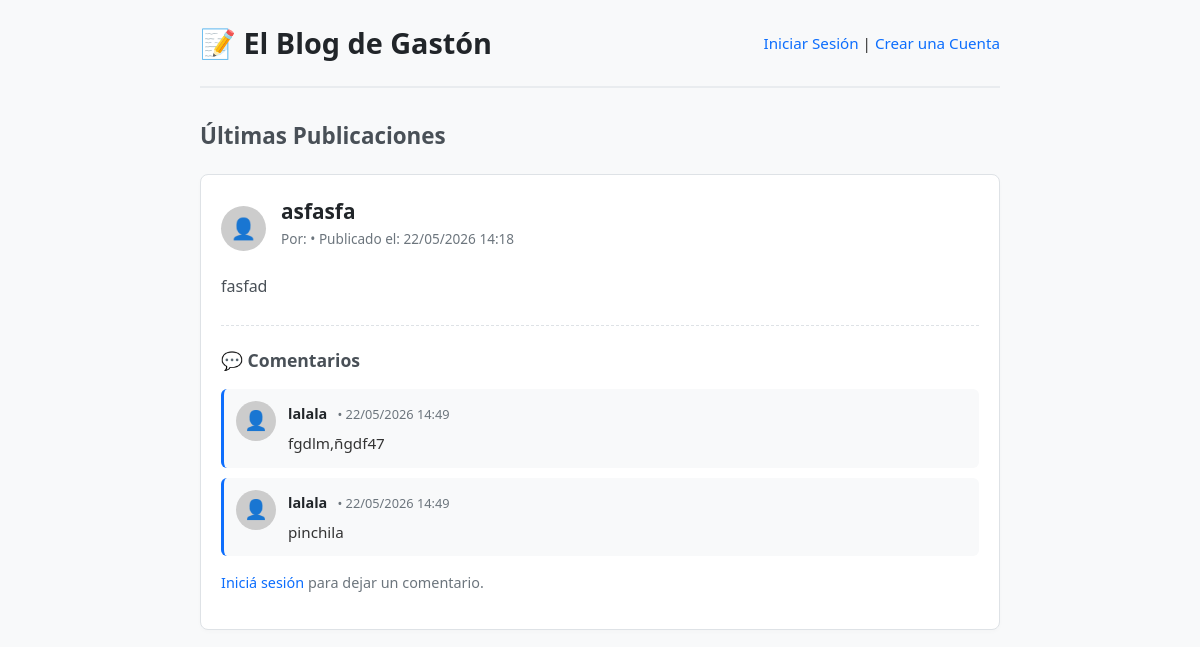
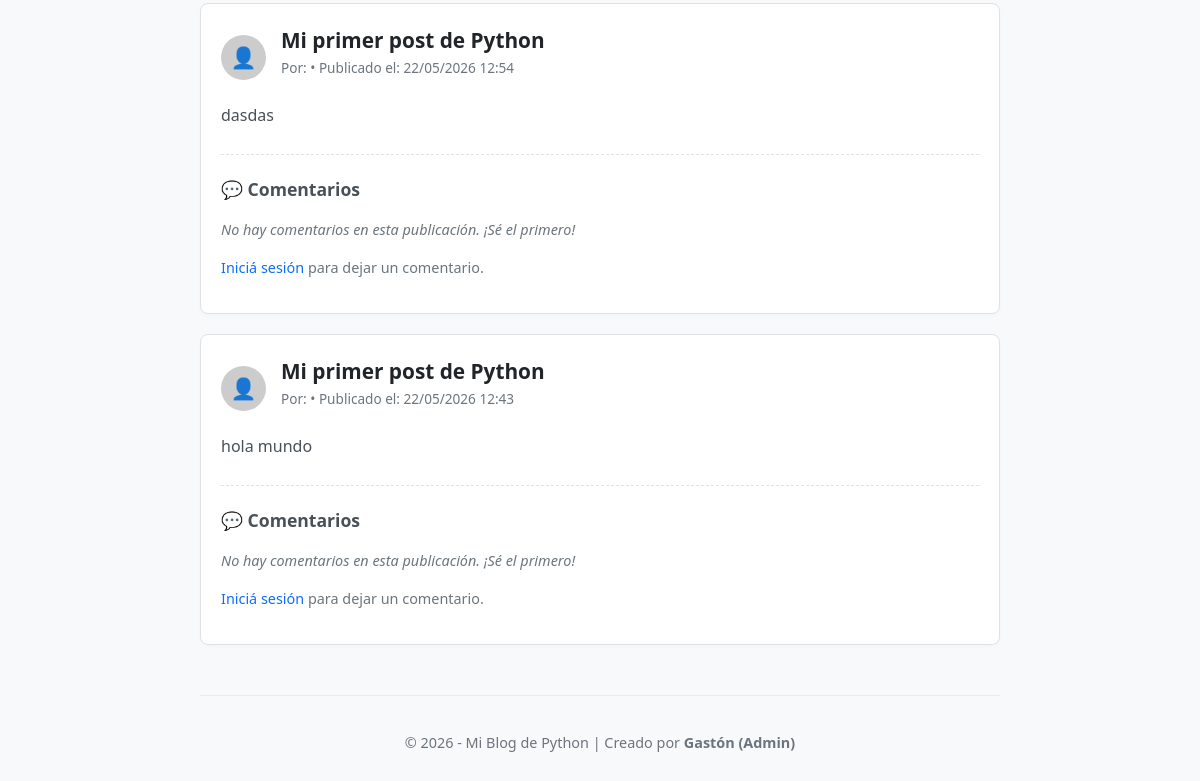
The app's page /, older data (2 pictures, top to bottom).
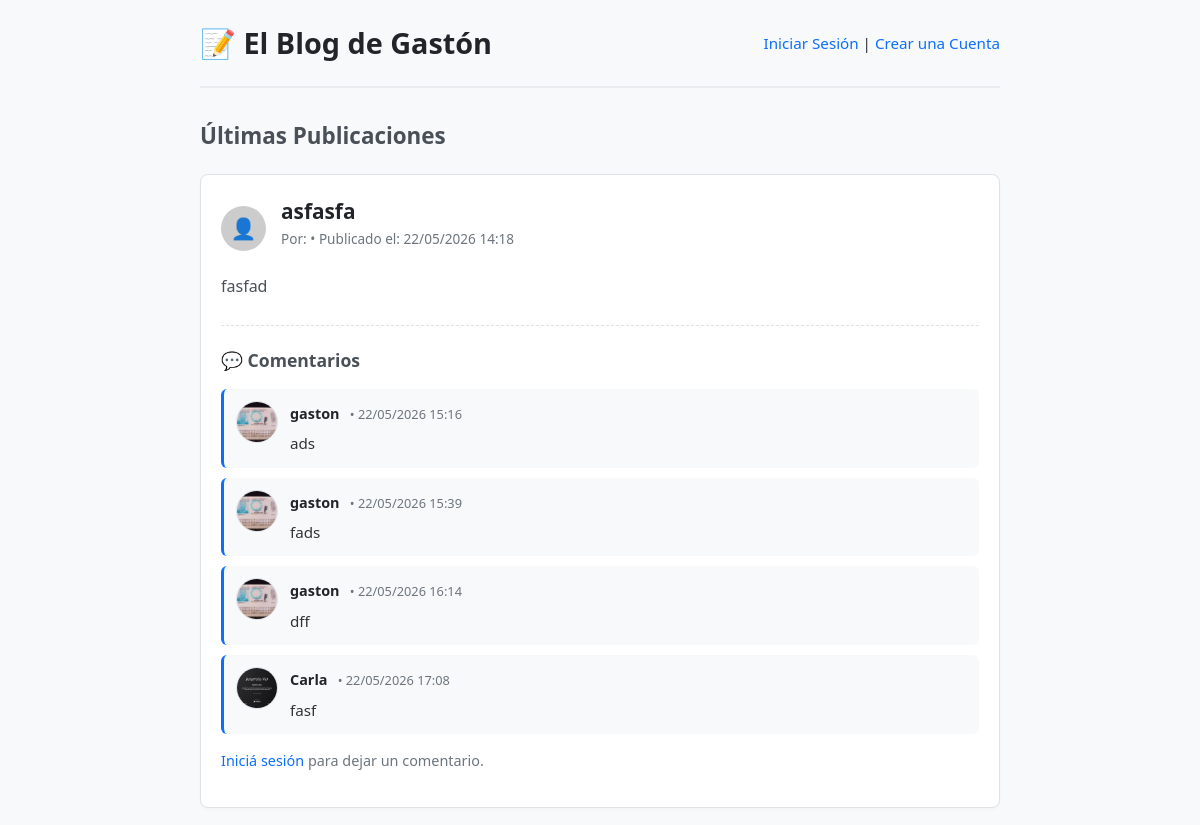
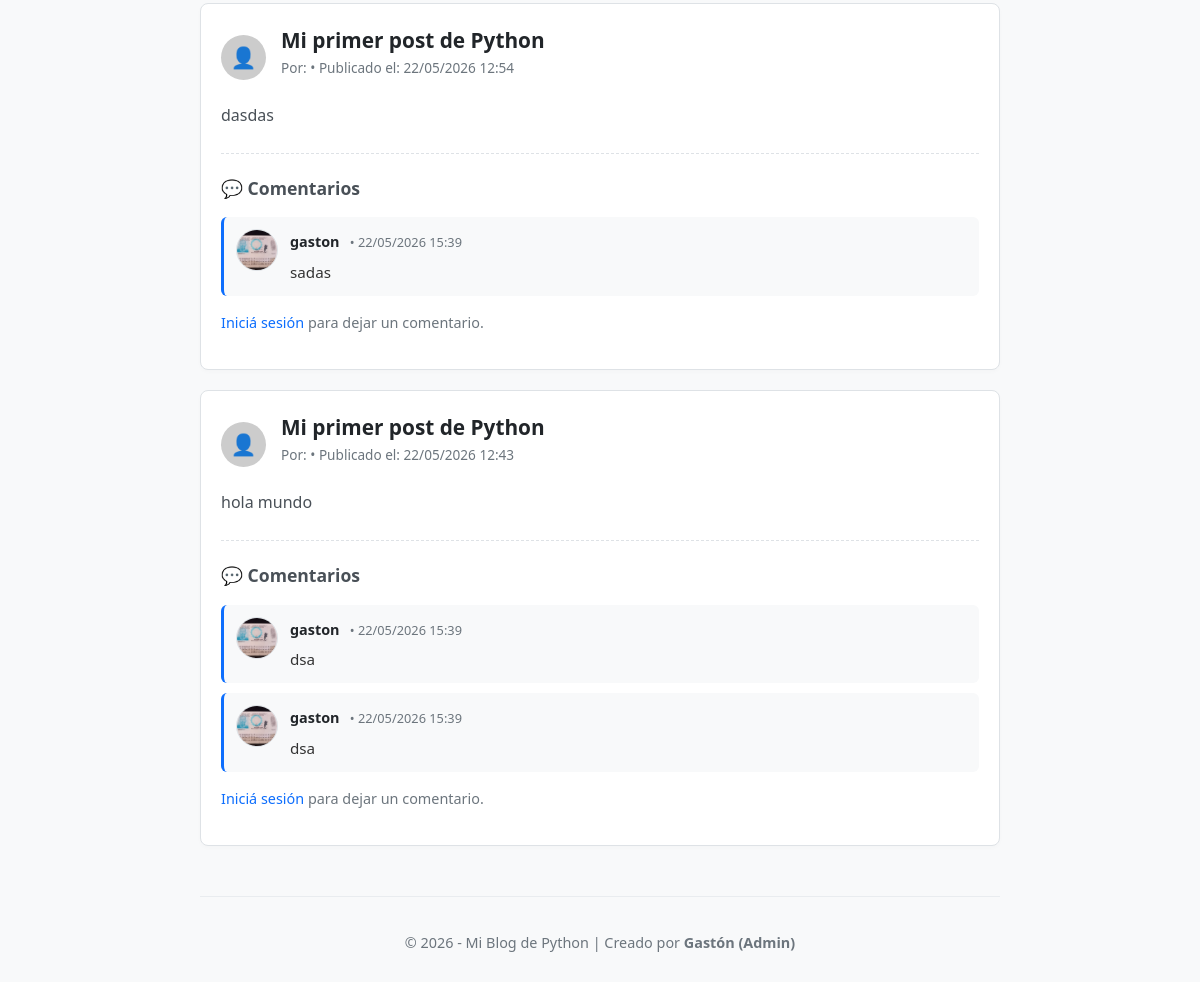
The same page, newer data (2 pictures, top to bottom).
### inicio/models.py (models this page shows, shortened)
class Post(models.Model):
    titulo = models.CharField(max_length=100)
    contenido = models.TextField()
    fecha_publicacion = models.DateTimeField(auto_now_add=True)
    autor = models.ForeignKey(User, on_delete=models.CASCADE, related_name='posts', null=True, blank=True)

class Comentario(models.Model):
    post = models.ForeignKey(Post, on_delete=models.CASCADE, related_name='comentarios')
    autor = models.ForeignKey(User, on_delete=models.CASCADE)
    contenido = models.TextField()
    fecha_publicacion = models.DateTimeField(auto_now_add=True)

class Perfil(models.Model):
    user = models.OneToOneField(User, on_delete=models.CASCADE, related_name='perfil')
    foto = models.ImageField(default='perfiles/default.png', upload_to='perfiles/')
    biografia = models.TextField(max_length=300, blank=True)
    fecha_union = models.DateTimeField(auto_now_add=True)

### inicio/views.py (the view, shortened to what this page needs)
# urls.py: path('', views.inicio, name='inicio'),
def inicio(request):
    posts = Post.objects.all().order_by('-fecha_publicacion')
    form = ComentarioForm() # Pasamos el formulario vacío para que se renderice en el HTML
    return render(request, 'inicio.html', {'posts': posts, 'form': form})

### inicio/templates/inicio.html (shortened to what the changed rows need)
<!DOCTYPE html>
<html lang="es">
<head>
</head>
<body>
    <header>
        <h1>📝 El Blog de Gastón</h1>
    </header>
    <main>
        <h2 class="section-title">Últimas Publicaciones</h2>
        {% for post in posts %}
            <article class="post-card">
                <div class="post-header">
                    {% if post.autor.perfil and post.autor.perfil.foto %}
                        <img src="{{ post.autor.perfil.foto.url }}" alt="Foto de {{ post.autor.username }}"
                             style="width: 45px; height: 45px; border-radius: 50%; object-fit: cover; border: 2px solid #0d6efd; flex-shrink: 0;">
                    {% elif user.is_authenticated and user.perfil and user.perfil.foto %}
                        <img src="{{ user.perfil.foto.url }}" alt="Foto de {{ user.username }}"
                             style="width: 45px; height: 45px; border-radius: 50%; object-fit: cover; border: 2px solid #0d6efd; flex-shrink: 0;">
                    {% else %}
                        <div style="width: 45px; height: 45px; background: #ccc; border-radius: 50%; display: flex; align-items: center; justify-content: center; font-size: 1.3rem; flex-shrink: 0;">
                            👤
                        </div>
                    {% endif %}
                    <div>
                        <h4>{{ post.titulo }}</h4>
                        <time class="post-meta">Por: <strong>{{ post.autor.username|default:user.username }}</strong> • Publicado el: {{ post.fecha_publicacion|date:"d/m/Y H:i" }}</time>
                    </div>
                </div>
                <p class="post-content">{{ post.contenido }}</p>
                <div class="comments-section">
                    <h5 class="comments-title">💬 Comentarios</h5>
                    <div class="comments-list">
                        {% for comentario in post.comentarios.all %}
                            <div class="comment-item">
                                {% if comentario.autor.perfil and comentario.autor.perfil.foto %}
                                    <img src="{{ comentario.autor.perfil.foto.url }}" alt="Foto de {{ comentario.autor.username }}"
                                         style="width: 40px; height: 40px; border-radius: 50%; object-fit: cover; border: 1px solid #dee2e6; flex-shrink: 0;">
                                {% else %}
                                    <div style="width: 40px; height: 40px; background: #ccc; border-radius: 50%; display: flex; align-items: center; justify-content: center; font-size: 1.2rem; flex-shrink: 0;">
                                        👤
                                    </div>
                                {% endif %}
                                <div style="display: flex; flex-direction: column; width: 100%;">
                                    <div>
                                        <span class="comment-user">{{ comentario.autor.username }}</span>
                                        <small class="comment-date">• {{ comentario.fecha_publicacion|date:"d/m/Y H:i" }}</small>
                                    </div>
                                    <p class="comment-text">{{ comentario.contenido }}</p>
                                </div>
                            </div>
                        {% empty %}
                            <p class="no-comments">No hay comentarios en esta publicación. ¡Sé el primero!</p>
                        {% endfor %}
                    </div>
                    {% if user.is_authenticated %}
                        <form method="post" style="margin-top: 15px;">
                            {% csrf_token %}
                            <input type="hidden" name="post_id" value="{{ post.id }}">
                            {{ form }}
                            <button type="submit" class="comment-btn">Publicar comentario</button>
                        </form>
                    {% else %}
                        <p style="font-size: 0.9rem; color: #6c757d; margin-top: 15px;">
                            <a href="{% url 'login' %}" style="color: #0d6efd; text-decoration: none; font-weight: 500;">Iniciá sesión</a> para dejar un comentario.
                        </p>
                    {% endif %}
                </div>
            </article>
        {% empty %}
            <div class="empty-message">
                <p>Todavía no hay ninguna publicación armada. ¡Entrá al admin y creá la primera!</p>
            </div>
        {% endfor %}
    </main>
</body>
</html>

Row changes from the older to the newer data that the page shows:
removed Comentario: autor.username "lalala", fecha_publicacion "22/05/2026 14:49", contenido "fgdlm,ñgdf47", shown under Post "asfasfa"
removed Comentario: autor.username "lalala", fecha_publicacion "22/05/2026 14:49", contenido "pinchila", shown under Post "asfasfa"
added Comentario: autor.perfil.foto (picture), autor.username "gaston", fecha_publicacion "22/05/2026 15:16", contenido "ads", shown under Post "asfasfa"
added Comentario: autor.perfil.foto (picture), autor.username "gaston", fecha_publicacion "22/05/2026 15:39", contenido "fads", shown under Post "asfasfa"
added Comentario: autor.perfil.foto (picture), autor.username "gaston", fecha_publicacion "22/05/2026 16:14", contenido "dff", shown under Post "asfasfa"
added Comentario: autor.perfil.foto (picture), autor.username "Carla", fecha_publicacion "22/05/2026 17:08", contenido "fasf", shown under Post "asfasfa"
shown differently, row unchanged: Post "dasdas": no longer shows "No hay comentarios en esta publicación. ¡Sé el primero!"
added Comentario: autor.perfil.foto (picture), autor.username "gaston", fecha_publicacion "22/05/2026 15:39", contenido "sadas", shown under Post "dasdas"
shown differently, row unchanged: Post "hola mundo": no longer shows "No hay comentarios en esta publicación. ¡Sé el primero!"
added Comentario: autor.perfil.foto (picture), autor.username "gaston", fecha_publicacion "22/05/2026 15:39", contenido "dsa", shown under Post "hola mundo"
added Comentario: autor.perfil.foto (picture), autor.username "gaston", fecha_publicacion "22/05/2026 15:39", contenido "dsa", shown under Post "hola mundo"
